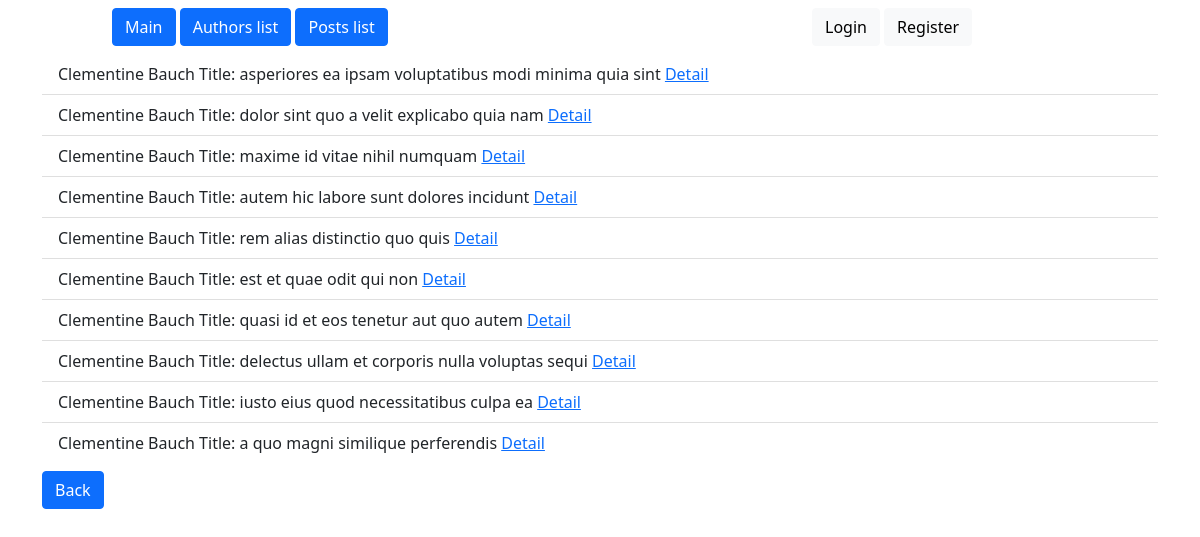
The page /authors/posts/3/ on the database its author committed.
### authors/models.py (models this page shows)
class Post(models.Model):
    name = models.ForeignKey(MyUser, on_delete=models.CASCADE)
    title = models.CharField(max_length=64)
    body = models.TextField()
    def __str__(self):
        return f'{self.name}  Title: {self.title}'
    class Meta:
        verbose_name = 'Post'
        verbose_name_plural = 'Posts'
        ordering = ['name']

### myauth/models.py (models this page shows)
class MyUser(AbstractUser):
    email = models.EmailField('email address', unique=True)
    d_birth = models.DateField(blank=True, null=True)
    bio = models.TextField(blank=True)
    avatar = models.ImageField(blank=True)
    def __str__(self):
        return f'{self.first_name} {self.last_name}'

### authors/views.py (the view)
# urls.py: path('authors/posts/<int:name_id>/', authors.list_post_by_author, name='list_post_by_author'),
def list_post_by_author(request, name_id):
    posts = Post.objects.filter(name_id=name_id).select_related('name').all()
    context = {'posts': posts}
    return render(request, 'authors/post_list_author.html', context)

### authors/templates/authors/post_list_author.html (shortened to what this page needs)
{% extends 'base.html' %}
{% block body %}
<ul>
    <div class="posts-list">
    <ul class="list-group list-group-flush">
        {% for item in posts %}
            <li class="list-group-item">
                {{ item }}
                <a href="{% url 'authors:post_detail' item.id %}">Detail</a>
            </li>
        {% endfor %}
    </ul>
    <div>
        <a class="btn btn-primary my-2" href="{% url 'authors:authors_list' %}">Back</a>
    </div>
{% endblock %}

### rows shown on the page
Post: name+title "Clementine Bauch Title: asperiores ea ipsam voluptatibus modi minima quia sint"
Post: name+title "Clementine Bauch Title: dolor sint quo a velit explicabo quia nam"
Post: name+title "Clementine Bauch Title: maxime id vitae nihil numquam"
Post: name+title "Clementine Bauch Title: autem hic labore sunt dolores incidunt"
Post: name+title "Clementine Bauch Title: rem alias distinctio quo quis"
Post: name+title "Clementine Bauch Title: est et quae odit qui non"
Post: name+title "Clementine Bauch Title: quasi id et eos tenetur aut quo autem"
Post: name+title "Clementine Bauch Title: delectus ullam et corporis nulla voluptas sequi"
Post: name+title "Clementine Bauch Title: iusto eius quod necessitatibus culpa ea"
Post: name+title "Clementine Bauch Title: a quo magni similique perferendis"
